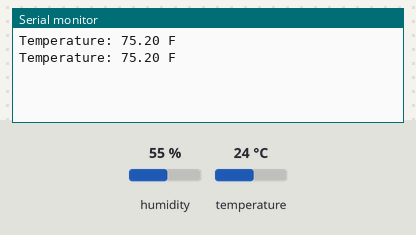
Bench run of a sketch on a simulated Arduino Uno, built with avr-gcc and run on an emulated ATmega328P. On the bench: the last lines printed to the serial monitor. The inputs (shaded band) are chosen by the test bench; at power-on: temperature 24 °C, humidity 55 %.

Above: at 3.3 s.
3.4 s: temperature set to 12 °C
At 6.4 s:
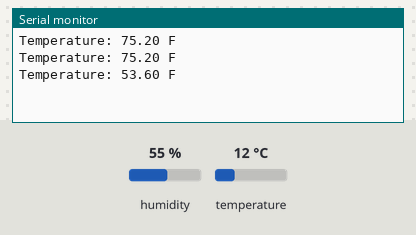
6.7 s: temperature set to 19 °C
At 9.3 s:
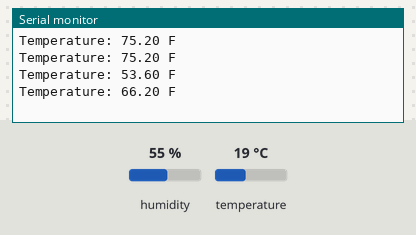
Timing chart, 0 to 10.8 s (numbered marks = the images above; inputs shaded):
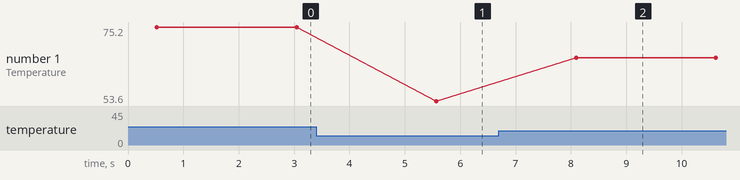

The sketch:

Camp_day4_v1.ino
```cpp
#include <DHT11.h>
DHT11 dht11(2);

void setup() {
Serial.begin(9600);
}

void printnum(int num){
  switch(num){
    case 0: Serial.println(0); break;
    case 1: Serial.println(1); break;
    case 2: Serial.println(2); break;
    case 3: Serial.println(3); break;
    case 4: Serial.println(4); break;
    case 5: Serial.println(5); break;
    case 6: Serial.println(6); break;
    case 7: Serial.println(7); break;
    case 8: Serial.println(8); break;
    case 9: Serial.println(9); break;
    default: Serial.println("other number");
  }
}

float C, F;
void measuretemp(){
  C = dht11.readTemperature();
  F = C*9/5+32;
  Serial.print("Temperature: ");
  Serial.print(F);
  Serial.println(" F");
}

void loop() {
measuretemp();
delay(2000);
}
```

Measured:
- after the input at 3.4 s, the serial monitor: prints a new line after 2.2 s (image 1)
- after the input at 6.7 s, the serial monitor: prints a new line after 1.4 s (image 2)
- plotted number 1: 75.2 → 53.6 after the input at 3.4 s, 53.6 → 66.2 after the input at 6.7 s
